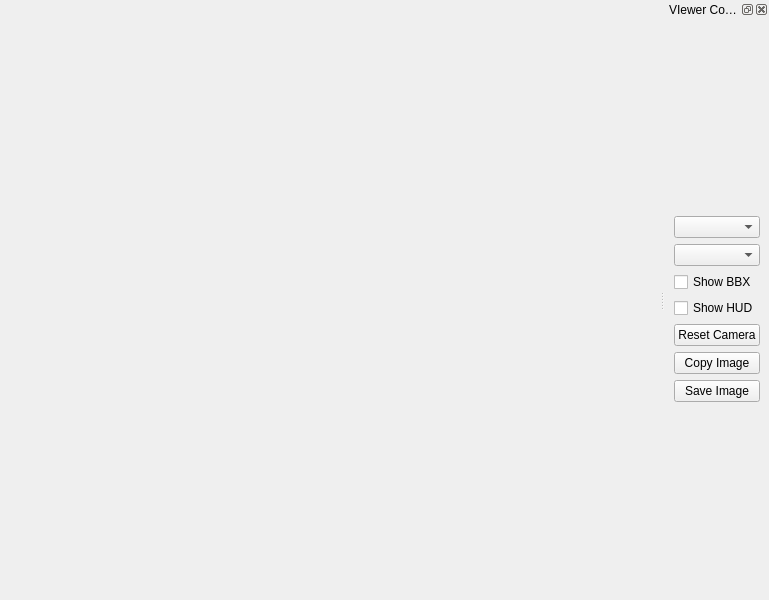
<?xml version="1.0" encoding="UTF-8"?>
<ui version="4.0">
 <class>MainWindow</class>
 <widget class="QMainWindow" name="MainWindow">
  <property name="geometry">
   <rect>
    <x>0</x>
    <y>0</y>
    <width>769</width>
    <height>600</height>
   </rect>
  </property>
  <property name="windowTitle">
   <string>Embed USD Viewer</string>
  </property>
  <widget class="QWidget" name="centralwidget">
   <layout class="QGridLayout" name="gridLayout">
    <property name="leftMargin">
     <number>0</number>
    </property>
    <property name="topMargin">
     <number>0</number>
    </property>
    <property name="rightMargin">
     <number>0</number>
    </property>
    <property name="bottomMargin">
     <number>0</number>
    </property>
    <item row="0" column="1">
     <layout class="QHBoxLayout" name="main_layout"/>
    </item>
   </layout>
  </widget>
  <widget class="QMenuBar" name="menubar">
   <property name="geometry">
    <rect>
     <x>0</x>
     <y>0</y>
     <width>769</width>
     <height>43</height>
    </rect>
   </property>
   <property name="defaultUp">
    <bool>true</bool>
   </property>
  </widget>
  <widget class="QDockWidget" name="dockWidget">
   <property name="windowTitle">
    <string>VIewer Contorols</string>
   </property>
   <attribute name="dockWidgetArea">
    <number>2</number>
   </attribute>
   <widget class="QWidget" name="dockWidgetContents">
    <layout class="QGridLayout" name="gridLayout_2">
     <item row="0" column="0">
      <layout class="QVBoxLayout" name="contorol_vertical_layout">
       <item>
        <widget class="QComboBox" name="aovs_combobox">
         <property name="editable">
          <bool>false</bool>
         </property>
        </widget>
       </item>
       <item>
        <widget class="QComboBox" name="shading_comboBox"/>
       </item>
       <item>
        <widget class="QCheckBox" name="show_bbx_checkBox">
         <property name="text">
          <string>Show BBX</string>
         </property>
        </widget>
       </item>
       <item>
        <widget class="QCheckBox" name="show_hud_checkbox">
         <property name="text">
          <string>Show HUD</string>
         </property>
        </widget>
       </item>
       <item>
        <widget class="QPushButton" name="reset_camera_button">
         <property name="text">
          <string>Reset Camera</string>
         </property>
        </widget>
       </item>
       <item>
        <widget class="QPushButton" name="copy_image_button">
         <property name="text">
          <string>Copy Image</string>
         </property>
        </widget>
       </item>
       <item>
        <widget class="QPushButton" name="save_image_button">
         <property name="text">
          <string>Save Image</string>
         </property>
        </widget>
       </item>
      </layout>
     </item>
    </layout>
   </widget>
  </widget>
  <action name="actiontest">
   <property name="text">
    <string>test</string>
   </property>
  </action>
  <action name="actiondddd">
   <property name="text">
    <string>dddd</string>
   </property>
  </action>
 </widget>
 <resources/>
 <connections/>
</ui>
